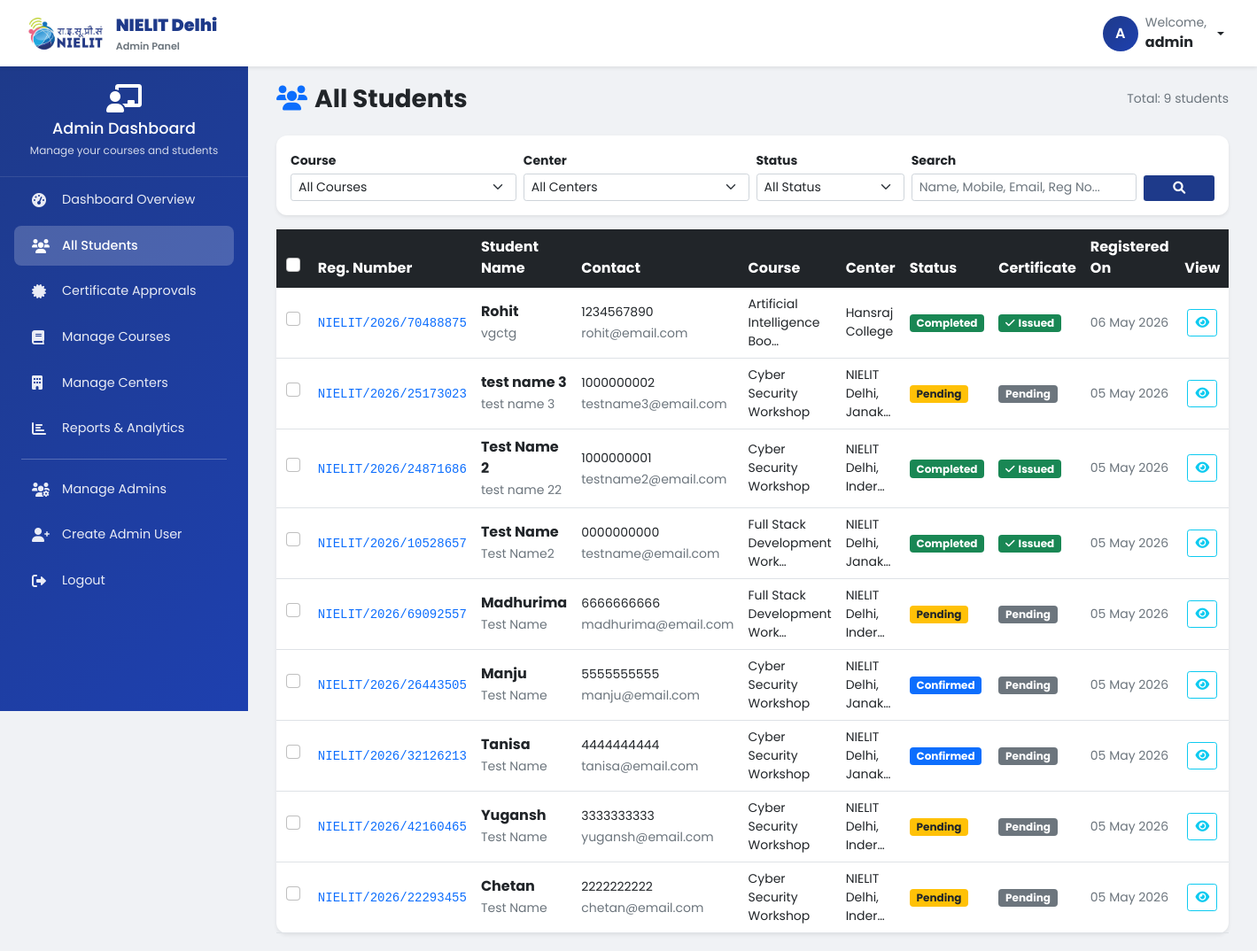
/dashboard/students/ (signed in), run on an earlier commit of the app's database.
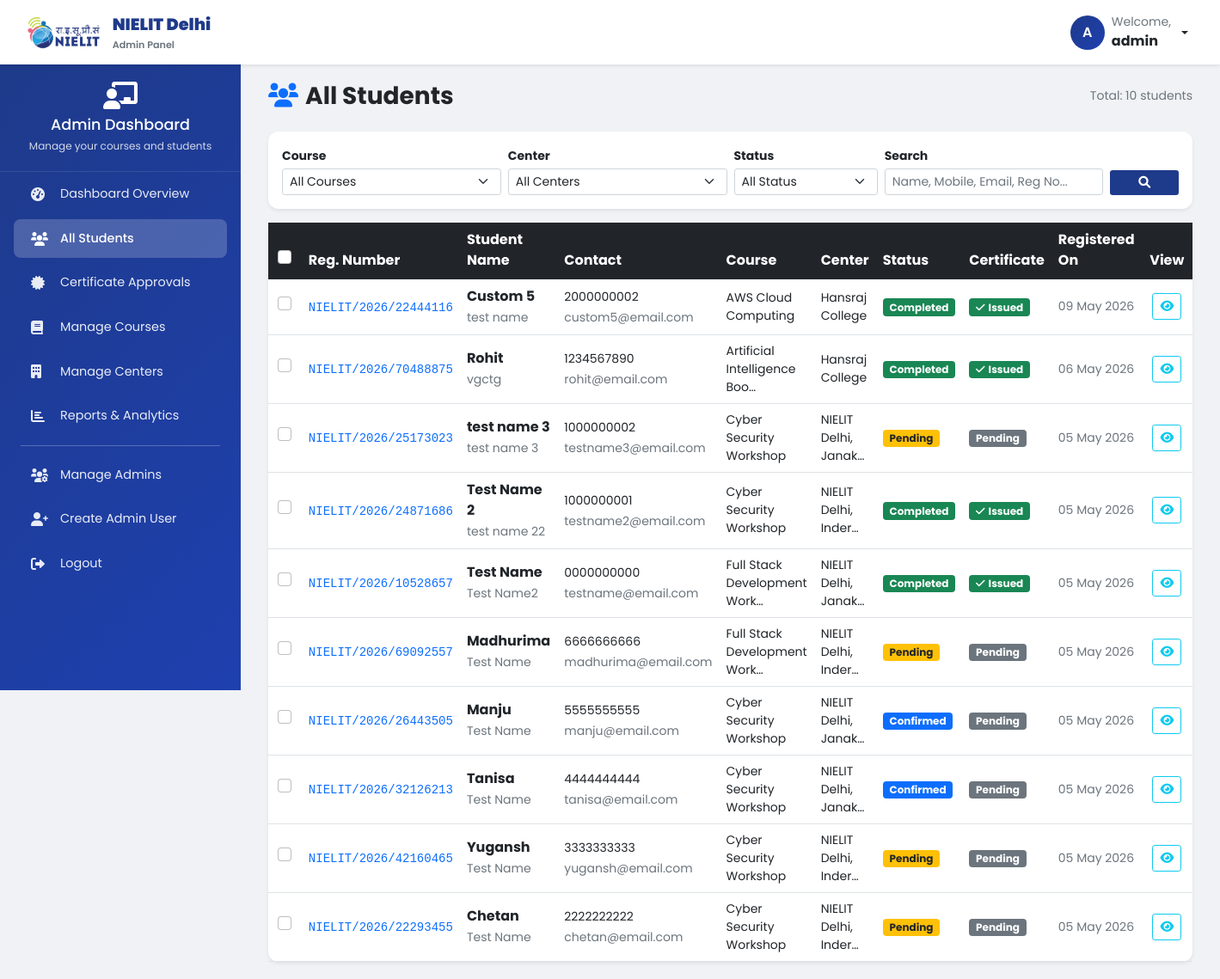
And on a later commit of the database.
### registration/models.py (models this page shows, shortened)
class Student(models.Model):
    CATEGORY_CHOICES = [
        ('general', 'General'),
        ('sc', 'SC'),
        ('st', 'ST'),
        ('ews', 'EWS'),
        ('obc', 'OBC'),
    ]
    STATUS_CHOICES = [
        ('pending', 'Pending'),
        ('confirmed', 'Confirmed'),
        ('cancelled', 'Cancelled'),
        ('completed', 'Completed'),
    ]
    id = models.UUIDField(primary_key=True, default=uuid.uuid4, editable=False)
    name = models.CharField(max_length=200)
    mobile_number = models.CharField(max_length=10, validators=[
        RegexValidator(r'^\d{10}$', 'Enter a valid 10-digit mobile number')
    ])
    date_of_birth = models.DateField()
    category = models.CharField(max_length=20, choices=CATEGORY_CHOICES, default='general')
    email_id = models.EmailField()
    father_name = models.CharField(max_length=200)
    course_enrolled = models.ForeignKey(Course, on_delete=models.CASCADE, related_name='students')
    preferred_centre = models.ForeignKey(Centre, on_delete=models.SET_NULL, null=True, blank=True, related_name='students')  # CHANGED: Allow NULL
    is_approved = models.BooleanField(default=False)
    registration_date = models.DateTimeField(auto_now_add=True)
    registration_number = models.CharField(max_length=50, unique=True, blank=True)
    status = models.CharField(max_length=20, choices=STATUS_CHOICES, default='pending')
    updated_at = models.DateTimeField(auto_now=True)
    class Meta:
        unique_together = [['email_id', 'course_enrolled']]
        indexes = [
            models.Index(fields=['email_id', 'course_enrolled']),
            models.Index(fields=['mobile_number', 'course_enrolled']),
            models.Index(fields=['registration_number']),
        ]
        ordering = ['-registration_date']

### course/models.py (models this page shows, shortened)
class Course(models.Model):
    STATUS_CHOICES = [
        ('active', 'Active'),
        ('inactive', 'Inactive'),
        ('ongoing', 'Ongoing'),
        ('open', 'Open for Registration'),
        ('closed', 'Registration Closed'),
        ('completed', 'Completed'),
    ]
    MODE_CHOICES = [
        ('online', 'Online'),
        ('offline', 'Offline'),
        ('hybrid', 'Hybrid'),
    ]
    COURSE_TYPE_CHOICES = [
        ('regular', 'Regular Course (Multiple Days/Weeks)'),
        ('workshop', 'Single Day Workshop/Event'),
        ('Online Bootcamp', 'Online Bootcamp'),
        ('seminar', 'Seminar'),
        ('webinar', 'Webinar'),
    ]
    id = models.UUIDField(primary_key=True, default=uuid.uuid4, editable=False)
    course_name = models.CharField(max_length=200)
    course_desc = models.TextField()
    slug = models.SlugField(max_length=200, unique=True, null=True, blank=True)
    course_duration = models.CharField(max_length=100, blank=True, null=True, help_text="e.g., 3 months, 6 weeks (for regular courses)")
    course_type = models.CharField(max_length=20, choices=COURSE_TYPE_CHOICES, default='regular')
    course_status = models.CharField(max_length=20, choices=STATUS_CHOICES, default='open')
    course_fees = models.DecimalField(max_digits=10, decimal_places=2, default=0, null=True, blank=True)
    is_free = models.BooleanField(default=False, null=True, blank=True)
    start_date = models.DateField(null=True, blank=True)
    end_date = models.DateField(null=True, blank=True)
    event_date = models.DateField(null=True, blank=True, help_text="For single day events/workshops")
    registration_deadline = models.DateField(null=True, blank=True)
    image = models.ImageField(upload_to=course_image_upload_path, blank=True, null=True)
    syllabus_file = models.FileField(upload_to=course_syllabus_upload_path, blank=True, null=True)
    modules_info = models.TextField(blank=True, null=True, help_text="Enter module details, topics covered, syllabus structure")
    prerequisites = models.TextField(blank=True, null=True)
    learning_outcomes = models.TextField(blank=True, null=True)
    mode = models.CharField(max_length=20, null=True, blank=True, choices=MODE_CHOICES, default='offline')
    max_seats = models.PositiveIntegerField(default=30, null=True, blank=True)
    available_centres = models.ManyToManyField(Centre, blank=True, related_name='available_courses',
                                                help_text="Select centres where this course is offered")
    is_active = models.BooleanField(default=True)
    is_featured = models.BooleanField(default=False)
    created_at = models.DateTimeField(auto_now_add=True)
    updated_at = models.DateTimeField(auto_now=True)
    class Meta:
        ordering = ['-created_at']

class Centre(models.Model):
    id = models.UUIDField(primary_key=True, default=uuid.uuid4, editable=False)
    centre_name = models.CharField(max_length=200)
    centre_address = models.TextField()
    centre_contact = models.CharField(max_length=15)
    centre_email = models.EmailField()
    centre_desc = models.TextField(blank=True)
    created_at = models.DateTimeField(auto_now_add=True)
    class Meta:
        ordering = ['centre_name']

### dashboard/views.py (the view, shortened to what this page needs)
# urls.py: path('students/', views.students_list, name='students_list'),
@user_passes_test(is_admin)
def students_list(request):
    students = Student.objects.select_related('course_enrolled', 'preferred_centre').all()
    course_filter = request.GET.get('course')
    center_filter = request.GET.get('center')
    status_filter = request.GET.get('status')
    search_query = request.GET.get('search')
    if course_filter and course_filter != '':
        students = students.filter(course_enrolled_id=course_filter)
    if center_filter and center_filter != '':
        students = students.filter(preferred_centre_id=center_filter)
    if status_filter and status_filter != '':
        students = students.filter(status=status_filter)
    paginator = Paginator(students, 20)
    page_number = request.GET.get('page')
    page_obj = paginator.get_page(page_number)
    courses = Course.objects.all()
    centres = Centre.objects.all()
    context = {
        'page_obj': page_obj,
        'courses': courses,
        'centres': centres,
        'selected_course': course_filter,
        'selected_center': center_filter,
        'selected_status': status_filter,
        'search_query': search_query,
    }
    return render(request, 'dashboard/students_list.html', context)

### dashboard/views.py (called while the page is built)
def is_admin(user):
    return user.is_authenticated and user.is_staff

### dashboard/templates/dashboard/students_list.html (shortened to what the changed rows need)
{% extends 'dashboard/base_dashboard.html' %}
{% block dashboard_content %}
<div class="container-fluid">
    <div class="d-flex justify-content-between align-items-center mb-4">
        <h1 class="h3 fw-bold text-dark mb-0">
            <i class="fas fa-users text-primary me-2"></i>All Students
        </h1>
        <div class="text-muted small">Total: {{ page_obj.paginator.count }} students</div>
    </div>
    <div class="card shadow-sm">
        <div class="card-body p-0">
            <div class="table-responsive">
                <table class="table table-hover align-middle mb-0" id="studentsTable">
                    <thead class="table-dark">
                        <tr>
                            <th width="40" class="text-center">
                                <input type="checkbox" id="selectAll" class="form-check-input mt-0" title="Select all">
                            </th>
                            <th>Reg. Number</th>
                            <th>Student Name</th>
                            <th>Contact</th>
                            <th>Course</th>
                            <th>Center</th>
                            <th>Status</th>
                            <th>Certificate</th>
                            <th>Registered On</th>
                            <th width="60" class="text-center">View</th>
                        </tr>
                    </thead>
                    <tbody>
                        {% for student in page_obj %}
                        <tr class="student-row" data-id="{{ student.id }}">
                            <td class="text-center">
                                <input type="checkbox"
                                       class="form-check-input mt-0 student-checkbox"
                                       value="{{ student.id }}">
                            </td>
                            <td>
                                <a href="{% url 'dashboard:student_detail' student.id %}"
                                   class="text-decoration-none fw-semibold text-primary font-monospace small">
                                    {{ student.registration_number }}
                                </a>
                            </td>
                            <td>
                                <a href="{% url 'dashboard:student_detail' student.id %}"
                                   class="text-decoration-none text-dark fw-bold">
                                    {{ student.name }}
                                </a><br>
                                <small class="text-muted">{{ student.father_name }}</small>
                            </td>
                            <td>
                                <span class="small">{{ student.mobile_number }}</span><br>
                                <small class="text-muted">{{ student.email_id|truncatechars:22 }}</small>
                            </td>
                            <td class="small">{{ student.course_enrolled.course_name|truncatechars:28 }}</td>
                            <td class="small">{{ student.preferred_centre.centre_name|truncatechars:20 }}</td>
                            <td>
                                {% if student.status == 'pending' %}
                                    <span class="badge bg-warning text-dark">Pending</span>
                                {% elif student.status == 'confirmed' %}
                                    <span class="badge bg-primary">Confirmed</span>
                                {% elif student.status == 'completed' %}
                                    <span class="badge bg-success">Completed</span>
                                {% elif student.status == 'cancelled' %}
                                    <span class="badge bg-danger">Cancelled</span>
                                {% else %}
                                    <span class="badge bg-secondary">{{ student.status }}</span>
                                {% endif %}
                            </td>
                            <td>
                                {% if student.is_approved %}
                                    <span class="badge bg-success"><i class="fas fa-check me-1"></i>Issued</span>
                                {% else %}
                                    <span class="badge bg-secondary">Pending</span>
                                {% endif %}
                            </td>
                            <td class="small text-muted">{{ student.registration_date|date:"d M Y" }}</td>
                            <td class="text-center">
                                <a href="{% url 'dashboard:student_detail' student.id %}"
                                   class="btn btn-sm btn-outline-info" title="View Details">
                                    <i class="fas fa-eye"></i>
                                </a>
                            </td>
                        </tr>
                        {% endfor %}
                    </tbody>
                </table>
            </div>
        </div>
    </div>
</div>
{% endblock %}

What changed in the data, as far as the page shows it:
added Student: registration_number "NIELIT/2026/22444116", name "Custom 5", father_name "test name", mobile_number "2000000002", email_id "custom5@email.com", course_enrolled.course_name "AWS Cloud Computing", preferred_centre.centre_name "Hansraj College", status "Completed", is_approved True (drawn), registration_date "09 May 2026"
Also different on the page:
{{ page_obj.paginator.count }}: "9" → "10"
